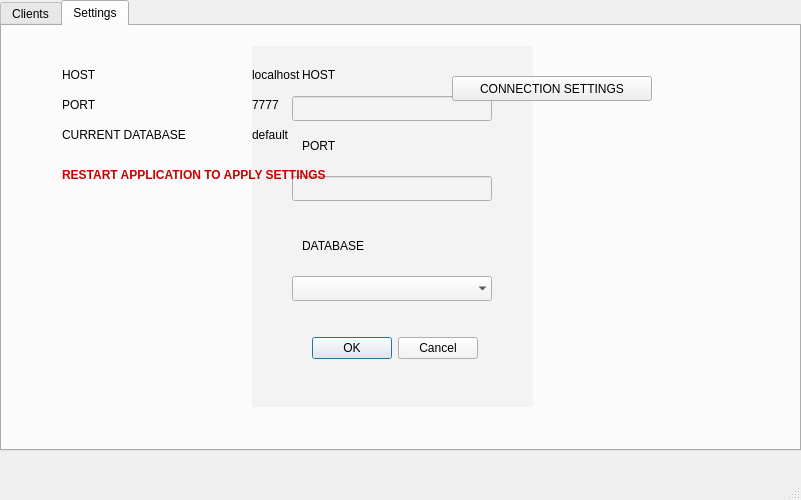
<?xml version="1.0" encoding="UTF-8"?>
<ui version="4.0">
 <class>MainWindow</class>
 <widget class="QMainWindow" name="MainWindow">
  <property name="geometry">
   <rect>
    <x>0</x>
    <y>0</y>
    <width>801</width>
    <height>500</height>
   </rect>
  </property>
  <property name="windowTitle">
   <string>MainWindow</string>
  </property>
  <widget class="QWidget" name="centralwidget">
   <widget class="QTabWidget" name="admin_disconnect">
    <property name="geometry">
     <rect>
      <x>0</x>
      <y>0</y>
      <width>801</width>
      <height>451</height>
     </rect>
    </property>
    <property name="currentIndex">
     <number>1</number>
    </property>
    <widget class="QWidget" name="admin_connected">
     <attribute name="title">
      <string>Clients</string>
     </attribute>
     <widget class="QTableWidget" name="admin_clients">
      <property name="geometry">
       <rect>
        <x>0</x>
        <y>30</y>
        <width>800</width>
        <height>390</height>
       </rect>
      </property>
      <property name="sizePolicy">
       <sizepolicy hsizetype="Expanding" vsizetype="Expanding">
        <horstretch>0</horstretch>
        <verstretch>0</verstretch>
       </sizepolicy>
      </property>
      <property name="editTriggers">
       <set>QAbstractItemView::EditKeyPressed</set>
      </property>
      <property name="dragDropOverwriteMode">
       <bool>false</bool>
      </property>
      <property name="cornerButtonEnabled">
       <bool>false</bool>
      </property>
      <column>
       <property name="text">
        <string>Address</string>
       </property>
      </column>
      <column>
       <property name="text">
        <string>Port</string>
       </property>
      </column>
      <column>
       <property name="text">
        <string>Datetime</string>
       </property>
      </column>
     </widget>
    </widget>
    <widget class="QWidget" name="admin_settings">
     <attribute name="title">
      <string>Settings</string>
     </attribute>
     <widget class="QLabel" name="admin_label_host">
      <property name="geometry">
       <rect>
        <x>60</x>
        <y>40</y>
        <width>67</width>
        <height>17</height>
       </rect>
      </property>
      <property name="text">
       <string>HOST</string>
      </property>
     </widget>
     <widget class="QLabel" name="admin_host">
      <property name="geometry">
       <rect>
        <x>250</x>
        <y>40</y>
        <width>150</width>
        <height>17</height>
       </rect>
      </property>
      <property name="text">
       <string>localhost</string>
      </property>
     </widget>
     <widget class="QLabel" name="admin_label_port">
      <property name="geometry">
       <rect>
        <x>60</x>
        <y>70</y>
        <width>67</width>
        <height>17</height>
       </rect>
      </property>
      <property name="text">
       <string>PORT</string>
      </property>
     </widget>
     <widget class="QLabel" name="admin_port">
      <property name="geometry">
       <rect>
        <x>250</x>
        <y>70</y>
        <width>67</width>
        <height>17</height>
       </rect>
      </property>
      <property name="text">
       <string>7777</string>
      </property>
     </widget>
     <widget class="QLabel" name="admin_label_database">
      <property name="geometry">
       <rect>
        <x>60</x>
        <y>100</y>
        <width>150</width>
        <height>17</height>
       </rect>
      </property>
      <property name="text">
       <string>CURRENT DATABASE</string>
      </property>
     </widget>
     <widget class="QLabel" name="admin_database">
      <property name="geometry">
       <rect>
        <x>250</x>
        <y>100</y>
        <width>300</width>
        <height>17</height>
       </rect>
      </property>
      <property name="text">
       <string>default</string>
      </property>
     </widget>
     <widget class="QPushButton" name="admin_edit_conn">
      <property name="geometry">
       <rect>
        <x>450</x>
        <y>50</y>
        <width>200</width>
        <height>25</height>
       </rect>
      </property>
      <property name="text">
       <string>CONNECTION SETTINGS</string>
      </property>
     </widget>
     <widget class="QWidget" name="host_port_dialog" native="true">
      <property name="geometry">
       <rect>
        <x>250</x>
        <y>20</y>
        <width>281</width>
        <height>361</height>
       </rect>
      </property>
      <property name="styleSheet">
       <string notr="true">background-color: rgb(243, 243, 243);</string>
      </property>
      <widget class="QLineEdit" name="settings_host">
       <property name="geometry">
        <rect>
         <x>40</x>
         <y>50</y>
         <width>200</width>
         <height>25</height>
        </rect>
       </property>
      </widget>
      <widget class="QLabel" name="settings_host_label">
       <property name="geometry">
        <rect>
         <x>50</x>
         <y>20</y>
         <width>67</width>
         <height>17</height>
        </rect>
       </property>
       <property name="text">
        <string>HOST</string>
       </property>
      </widget>
      <widget class="QLabel" name="settings_port_label">
       <property name="geometry">
        <rect>
         <x>50</x>
         <y>90</y>
         <width>67</width>
         <height>20</height>
        </rect>
       </property>
       <property name="text">
        <string>PORT</string>
       </property>
      </widget>
      <widget class="QLineEdit" name="settings_port">
       <property name="geometry">
        <rect>
         <x>40</x>
         <y>130</y>
         <width>200</width>
         <height>25</height>
        </rect>
       </property>
      </widget>
      <widget class="QDialogButtonBox" name="confirm_btns">
       <property name="geometry">
        <rect>
         <x>60</x>
         <y>290</y>
         <width>166</width>
         <height>25</height>
        </rect>
       </property>
       <property name="standardButtons">
        <set>QDialogButtonBox::Cancel|QDialogButtonBox::Ok</set>
       </property>
      </widget>
      <widget class="QLabel" name="settings_db_label">
       <property name="geometry">
        <rect>
         <x>50</x>
         <y>190</y>
         <width>100</width>
         <height>20</height>
        </rect>
       </property>
       <property name="text">
        <string>DATABASE</string>
       </property>
      </widget>
      <widget class="QComboBox" name="settings_db_choice">
       <property name="geometry">
        <rect>
         <x>40</x>
         <y>230</y>
         <width>200</width>
         <height>25</height>
        </rect>
       </property>
       <property name="cursor">
        <cursorShape>ArrowCursor</cursorShape>
       </property>
       <property name="autoFillBackground">
        <bool>true</bool>
       </property>
       <property name="frame">
        <bool>false</bool>
       </property>
      </widget>
     </widget>
     <widget class="QLabel" name="restart_needed">
      <property name="geometry">
       <rect>
        <x>60</x>
        <y>140</y>
        <width>350</width>
        <height>17</height>
       </rect>
      </property>
      <property name="font">
       <font>
        <weight>75</weight>
        <bold>true</bold>
       </font>
      </property>
      <property name="styleSheet">
       <string notr="true">color: rgb(204, 0, 0);</string>
      </property>
      <property name="text">
       <string>RESTART APPLICATION TO APPLY SETTINGS</string>
      </property>
     </widget>
     <zorder>host_port_dialog</zorder>
     <zorder>admin_label_host</zorder>
     <zorder>admin_host</zorder>
     <zorder>admin_label_port</zorder>
     <zorder>admin_port</zorder>
     <zorder>admin_label_database</zorder>
     <zorder>admin_database</zorder>
     <zorder>admin_edit_conn</zorder>
     <zorder>restart_needed</zorder>
    </widget>
   </widget>
  </widget>
  <widget class="QMenuBar" name="menubar">
   <property name="geometry">
    <rect>
     <x>0</x>
     <y>0</y>
     <width>801</width>
     <height>22</height>
    </rect>
   </property>
  </widget>
  <widget class="QStatusBar" name="statusbar"/>
 </widget>
 <resources/>
 <connections/>
</ui>
